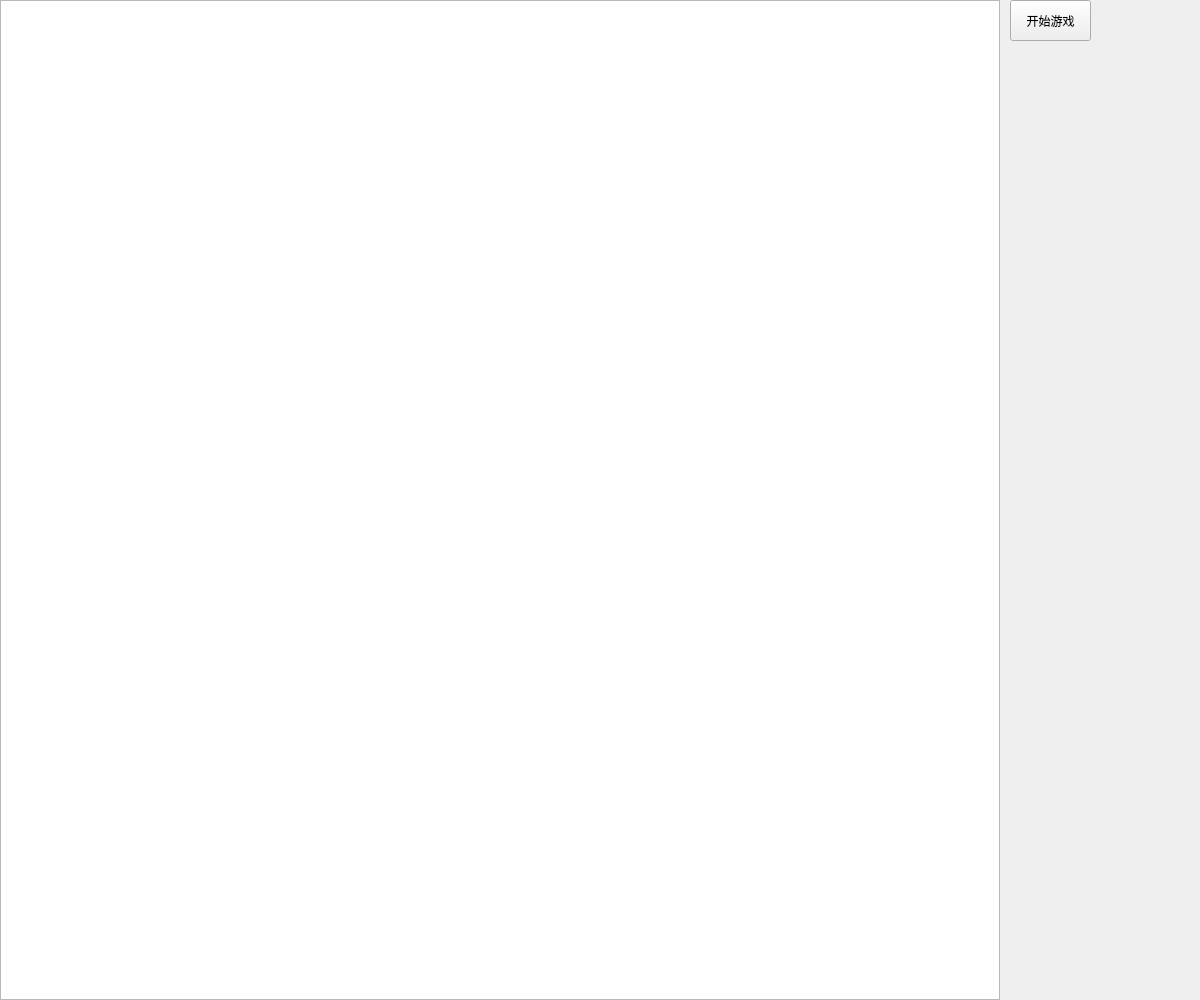
<?xml version="1.0" encoding="UTF-8"?>
<ui version="4.0">
 <class>MainWindow</class>
 <widget class="QMainWindow" name="MainWindow">
  <property name="geometry">
   <rect>
    <x>0</x>
    <y>0</y>
    <width>1200</width>
    <height>1000</height>
   </rect>
  </property>
  <property name="windowTitle">
   <string>MainWindow</string>
  </property>
  <widget class="QWidget" name="centralwidget">
   <widget class="QPushButton" name="pushButton_startGame">
    <property name="geometry">
     <rect>
      <x>1010</x>
      <y>0</y>
      <width>81</width>
      <height>41</height>
     </rect>
    </property>
    <property name="text">
     <string>开始游戏</string>
    </property>
   </widget>
   <widget class="QGraphicsView" name="graphicsView">
    <property name="geometry">
     <rect>
      <x>0</x>
      <y>0</y>
      <width>1000</width>
      <height>1000</height>
     </rect>
    </property>
    <property name="autoFillBackground">
     <bool>false</bool>
    </property>
    <property name="horizontalScrollBarPolicy">
     <enum>Qt::ScrollBarAlwaysOff</enum>
    </property>
    <property name="verticalScrollBarPolicy">
     <enum>Qt::ScrollBarAlwaysOff</enum>
    </property>
   </widget>
  </widget>
 </widget>
 <resources/>
 <connections/>
</ui>
